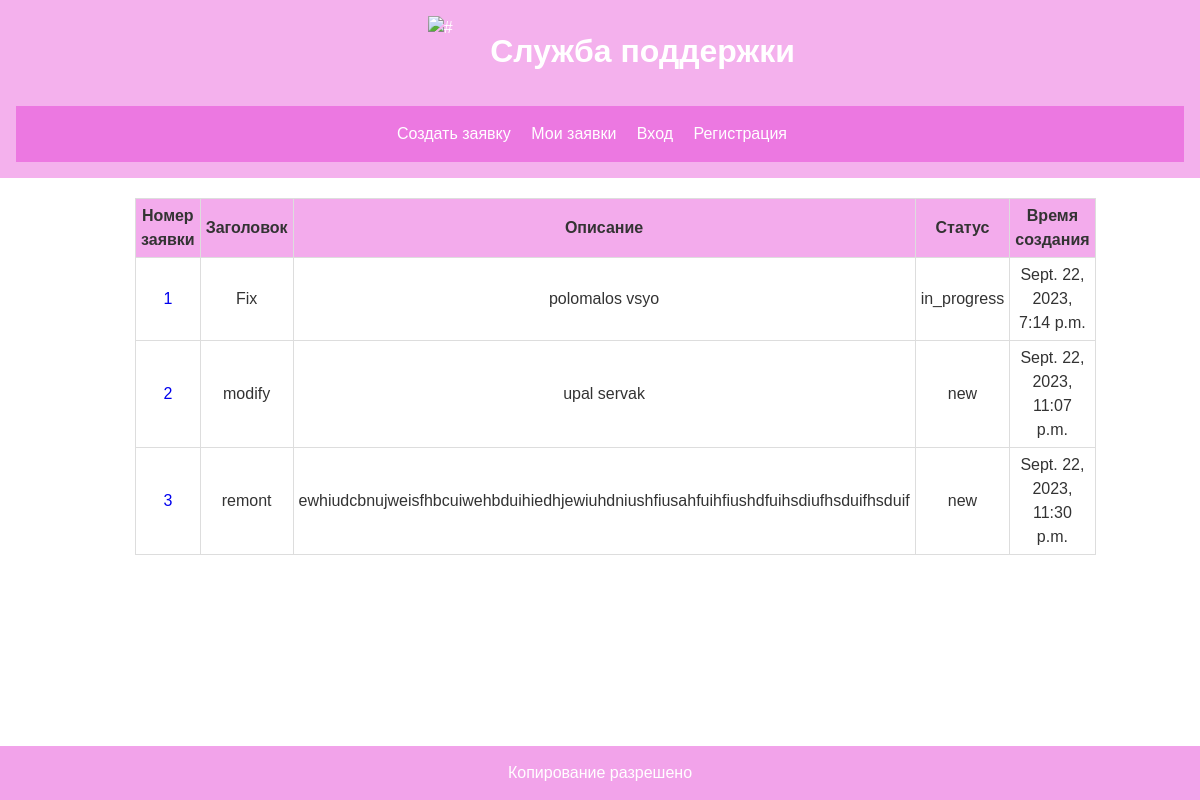
/tickets/all/, run on an earlier commit of the app's database.
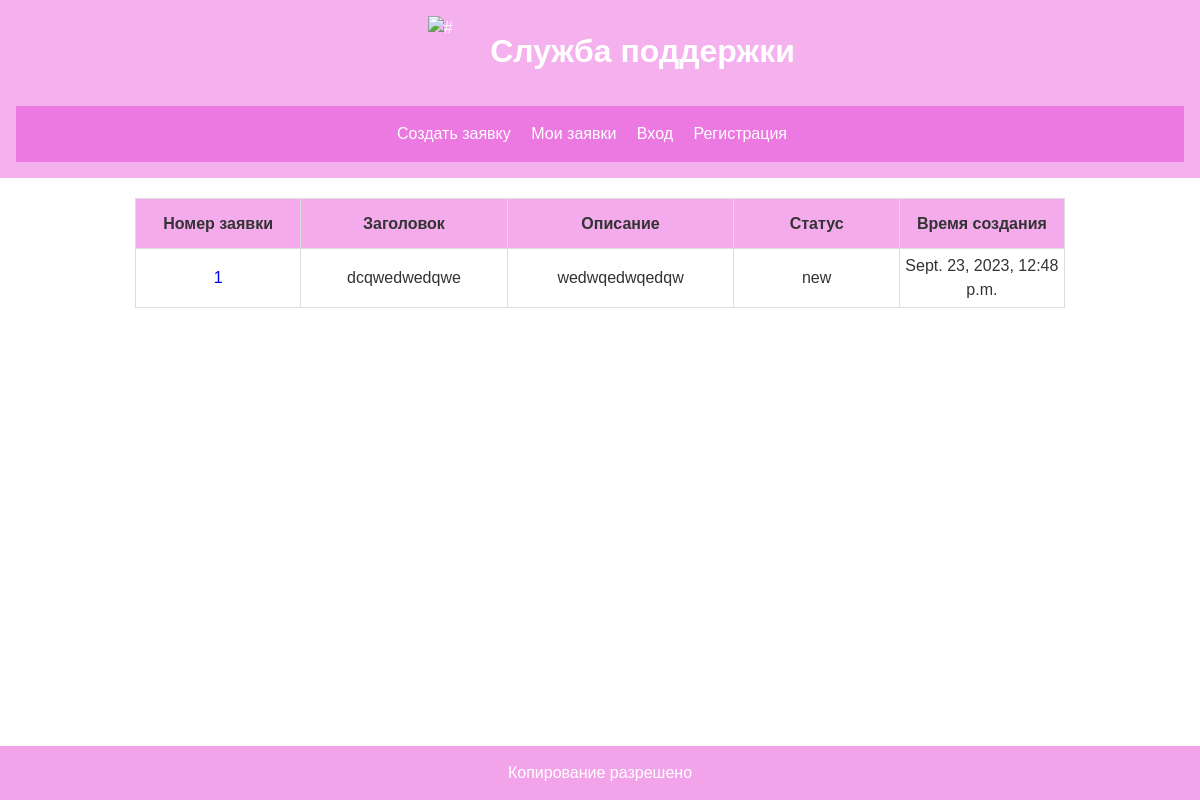
And on a later commit of the database.
### tickets/models.py (models this page shows, shortened)
class Ticket(models.Model):
    STATUS_CHOICES = (
        ('new', 'New'),
        ('in_progress', 'In progress'),
        ('done', 'Done')
    )
    owner = models.ForeignKey(User, on_delete=models.CASCADE)
    description = models.CharField(max_length=200)
    message = models.CharField(max_length=200)
    status = models.CharField(max_length=20, choices=STATUS_CHOICES, default='new')
    created_at = models.DateTimeField(auto_now_add=True)

### tickets/views.py (the view)
# urls.py: path('tickets/', include('tickets.urls')),
def tickets(request):
    tickets = Ticket.objects.all()
    context = {'tickets': tickets}
    return render(request, 'tickets/tickets-all.html', context)

### tickets/templates/tickets/tickets-all.html
{% extends 'tickets/base.html' %}
{% block content %}
{% load static %}
<table>
    <thead>
    <tr>
        <th>Номер заявки</th>
        <th>Заголовок</th>
        <th>Описание</th>
        <th>Статус</th>
        <th>Время создания</th>
    </tr>
    </thead>
    <tbody>
    {% for ticket in tickets %}
        <tr>
            <td><a href="/one/{{ ticket.id }}">{{ ticket.id }}</a></td>
            <td>{{ ticket.description }}</td>
            <td>{{ ticket.message }}</td>
            <td>{{ ticket.status }}</td>
            <td>{{ ticket.created_at }}</td>
        </tr>
    {% endfor %}
    </tbody>
</table>
{% endblock %}

### tickets/templates/tickets/base.html (shortened to what this page needs)
{% load static %}
<!DOCTYPE html>
<html lang="ru">
<head>
   <link rel="stylesheet" href="{% static 'css/style.css' %}" type="text/css">
</head>
<body>
<header>
    <div class="header-logo">
    <div class="logo">
        <img src="https://emojio.ru/images/apple-b/1f338.png" alt="#">
    </div>
    <h1>Служба поддержки</h1>
    </div>
    <nav>
        <ul>
            <li><a href="/tickets/create/">Создать заявку</a></li>
            <li><a href="/tickets/all">Мои заявки</a></li>
            <li><a href="/support_requests">Вход</a></li>
            <li><a href="/support_requests">Регистрация</a></li>
        </ul>
    </nav>
</header>
<main>
    <div class="container">
    {% block content %}
    {% endblock %}
</div>
</main>
<footer>
    <p>Копирование разрешено</p>
</footer>
</body>
</html>

### static/css/style.css (style rules this page uses)
body { font-family: Arial, sans-serif; font-size: 16px; line-height: 1.5; color: #333; margin: 0; padding: 0; height: 100vh; }
.container { width: 80%; margin: 0 auto; }
.header-logo { display: flex; justify-content: center; margin-bottom: 20px; align-items: center; }
.logo { width: 70px; height: 70px; margin-right: 15px; }
.logo img { width: 100%; height: 100%; object-fit: cover; }
header { background-color: rgba(220, 15, 200, 0.32); color: white; text-align: center; padding: 1em; }
header h1 { margin: 0; }
nav { background-color: rgba(220, 15, 200, 0.35); text-align: center; padding: 1em; }
nav ul { list-style: none; padding: 0; margin: 0; }
nav ul li { display: inline; margin-right: 1em; }
nav ul li a { color: white; text-decoration: none; }
main { margin: auto; text-align: center; margin-top: 20px; width: 100%; margin-bottom: 120px; }
footer { position: fixed; bottom: 0; left: 0; right: 0; background-color: rgba(220, 15, 200, 0.38); color: rgb(255, 255, 255); text-align: center; padding: 15px 0; width: 100%; }
table { width: 100%; margin-bottom: 20px; border: 1px solid rgba(220, 15, 200, 0.35); border-collapse: collapse; height:100%; margin-left: auto; margin-right: auto; }
table th { font-weight: bold; padding: 5px; width: 100px; height: 50px; background: rgba(220, 15, 200, 0.35); border: 1px solid #dddddd; }
table td { border: 1px solid #dddddd; padding: 5px; }
* { padding: 0; margin: 0; list-style: none; text-decoration: none; box-sizing: border-box; }
.container { margin: auto; padding: 0 15px; }

What changed in the data, as far as the page shows it:
removed Ticket: id "2", description "modify", message "upal servak", status "new", created_at "Sept. 22, 2023, 11:07 p.m."
removed Ticket: id "3", description "remont", message "ewhiudcbnujweisfhbcuiwehbduihiedhjewiuhdniushfiusahfuihfiushdfuihsdiufhsduifhsduif", status "new", created_at "Sept. 22, 2023, 11:30 p.m."
changed Ticket id 1: description "Fix" → "dcqwedwedqwe"; message "polomalos vsyo" → "wedwqedwqedqw"; status "in_progress" → "new"; created_at "Sept. 22, 2023, 7:14 p.m." → "Sept. 23, 2023, 12:48 p.m."
